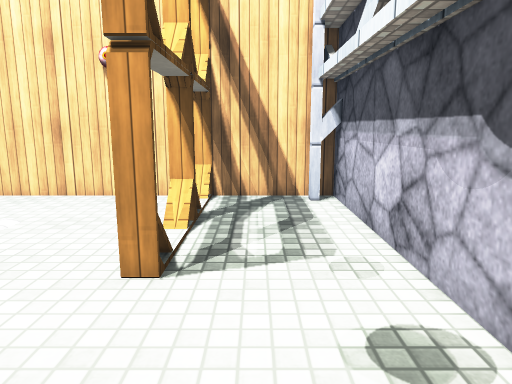
View 1 (above)

13 first-person views from a walk through a Unity game level. The camera is 1.3 m above the floor, tilts 10° down and sees 70° across. The floor is counted in squares, 0.5 m on a side. Each view is taken from the middle of a square. On the plan, view 1 faces up. The plan holds only what a view shows up to about 20 squares ahead; the rest is blank. The place goes on beyond the plan. The player is left out. Some animated figures are left out. Some surface patterns are stand-ins.

View 2
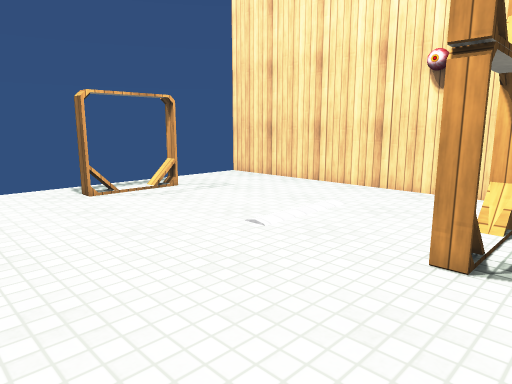

View 3
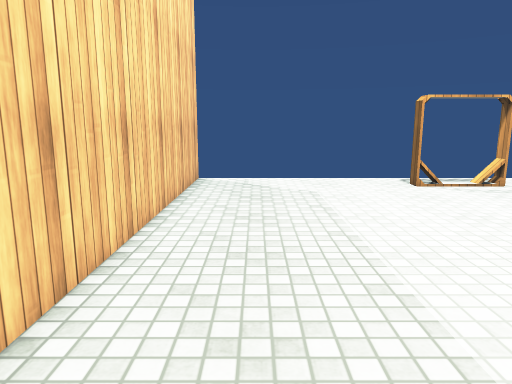

View 4
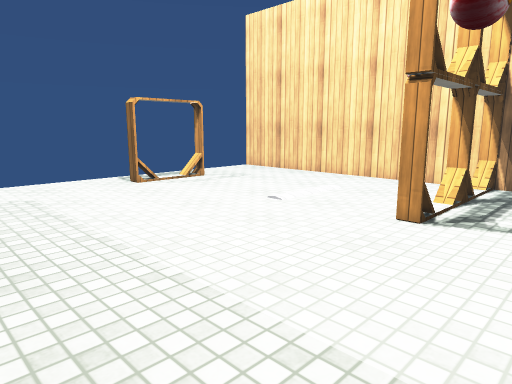

View 5
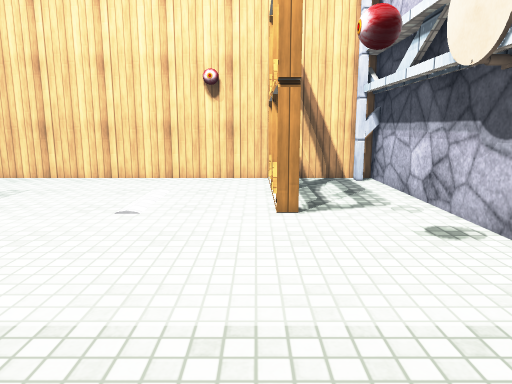

View 6
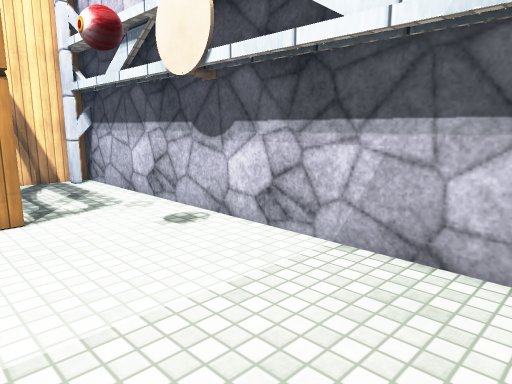

View 7
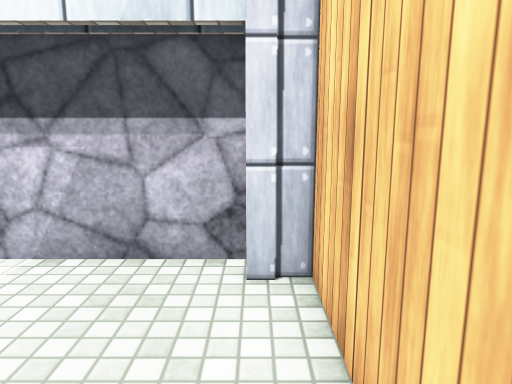

View 8
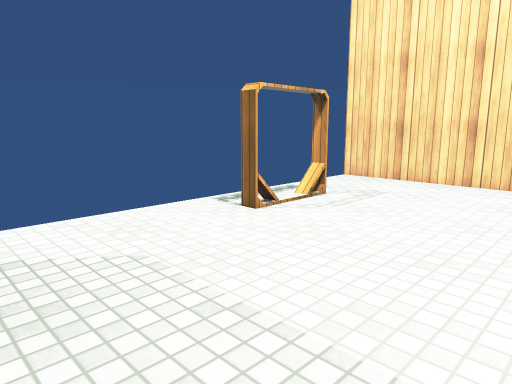

View 9
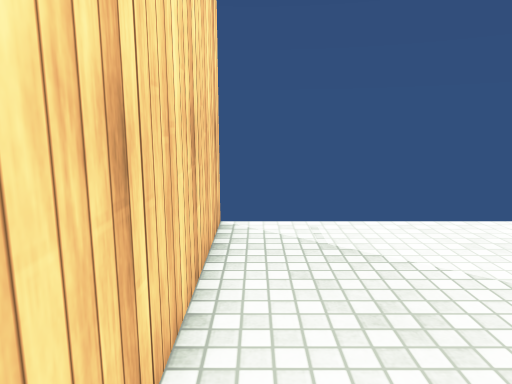

View 10
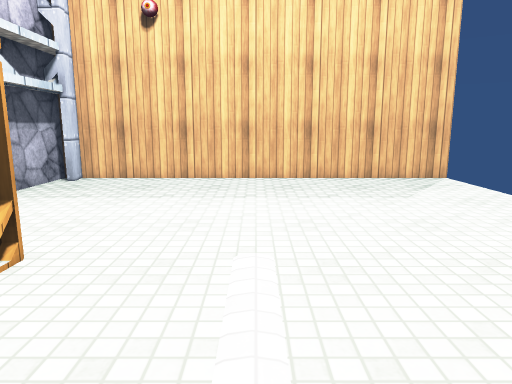

View 11
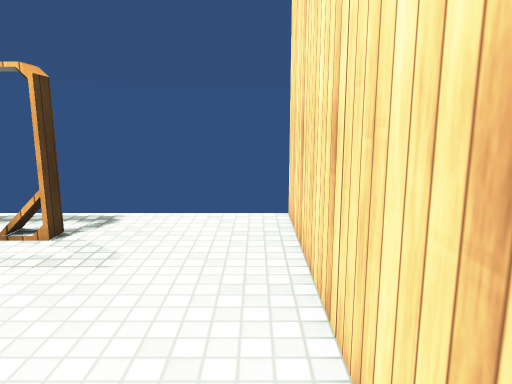

View 12
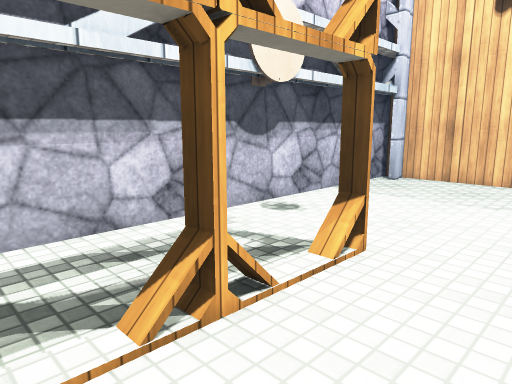

View 13
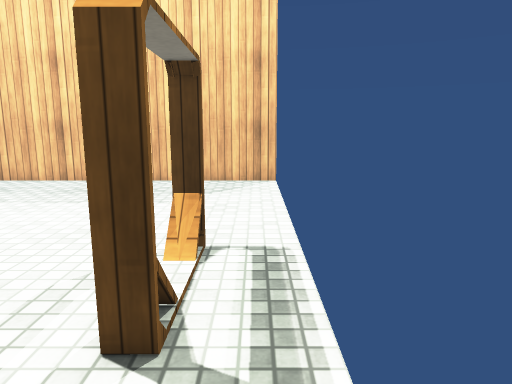

### Floor plan
Points are (right, up) in squares from view 1. A wall is a line through its corners. A room is listed if a view was taken in it or the views show most of it. See-through windows are left out.
Room 1 (views 1, 2, 3, 4, 5, 6, 7, 8, 9, 10, 11, 12, 13)
walls: (-2.4, 6.1) (-1.6, 6.1); (-1.7, 6.5) (-1.7, 6) (-2.4, 6) (-2.4, 6.5); (-2.4, 9.5) (-2.4, 10.5); (-14.2, 5) (-14.2, 4.2) (-14.9, 4.2) (-14.9, 5.1); (-2.4, 10.1) (-1.6, 10.1); (-1.6, 9.9) (-2.4, 9.9); (-15, 4.3) (-14.1, 4.3); (-14.1, 8.1) (-14.9, 8.1); (-1.7, 10.5) (-1.7, 9.5); (-15, 8.2) (-14.2, 8.2) (-14.2, 7.5); (3.1, 13) (2.1, 13) (2.1, 14) (-17, 14); (-17.1, -6) (2.1, -6) (2.1, -4.8) (2.4, -4.8); (3, -6.1) (3, 14)

Positions as (right, up) in squares from view 1, and headings:
1: (0, 0), facing up
2: (0, -1), facing up-left
3: (2, -3), facing left
4: (2, -4), facing up-left
5: (-3, -5), facing up
6: (-4, -5), facing up-right
7: (-4, -5), facing right
8: (-6, -4), facing up-left
9: (-7, -5), facing left
10: (-7, 13), facing down
11: (-6, 13), facing left
12: (-6, 13), facing down-right
13: (-16, 12), facing down
